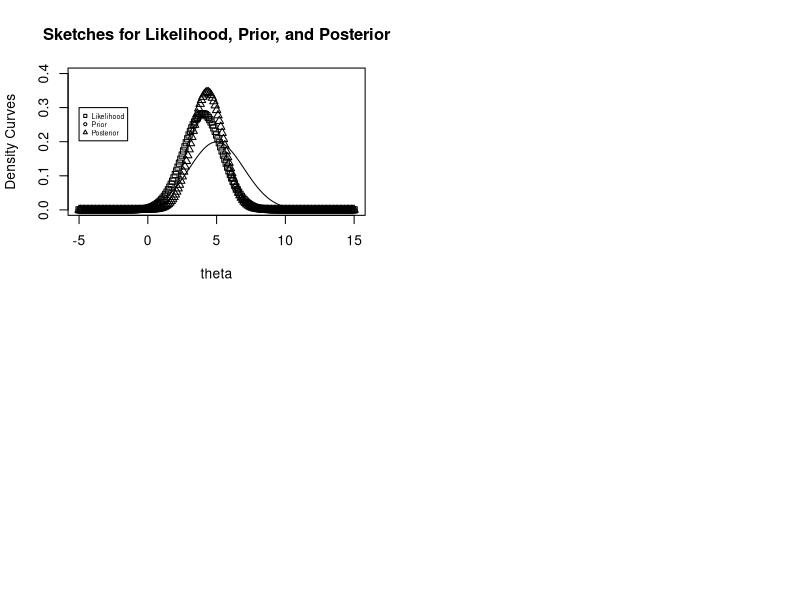
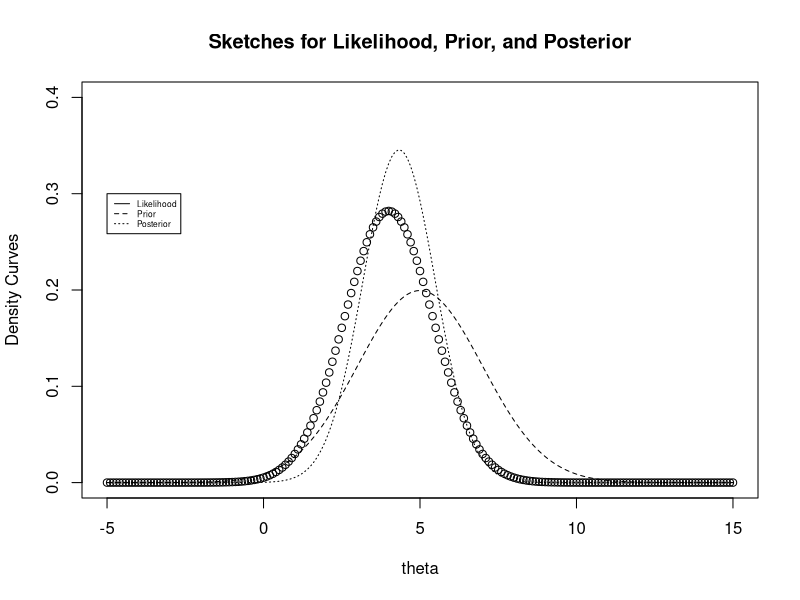
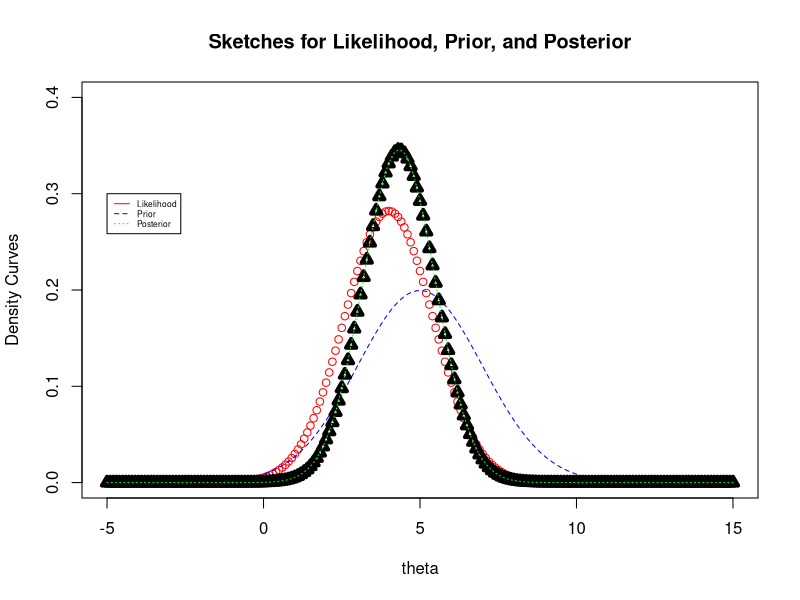

Write R code to recreate these figures, in order.

#Handout 1 for Math 6480 Bayesian Analysis

#Draw graphs for the prior, the likelihood, and the posterior 

par(mfrow = c(2, 2))

#par(mfrow=c(1,1) 
mu<-5
sigmasq<-2
tausq<-4
y<-4

theta<-seq(-5, 15, 0.1)
 
likeli<-1/sqrt(2*pi*sigmasq)*exp(-1/2/sigmasq*(y-theta)^2)
 
plot(theta, likeli, type='p', xlab='theta', ylab='Density Curves', ylim=c(0,0.4), main='Sketches for Likelihood, Prior, and Posterior', pch=0)

prior<-1/sqrt(2*pi*tausq)*exp(-1/2/tausq*(theta-mu)^2)

#lines(theta, prior, type='l', lwd=1, pch=1)
lines(theta, prior, type='l', pch=1)

B<-sigmasq/(sigmasq+tausq)

post<-1/sqrt(2*pi)/(sqrt((1-B)*sigmasq))*exp(-1/(2*(1-B)*sigmasq)*(theta-(B*mu+(1-B)*y))^2) 

#lines(theta, post, type='b', lwd=4, pch=2)

lines(theta, post, type='b',  pch=2) 

legend(-5, 0.30, cex=0.5, c('Likelihood', 'Prior', 'Posterior'), pch=c(0,1,2))


dev.off()

mu<-5
sigmasq<-2
tausq<-4
y<-4

theta<-seq(-5, 15, 0.1)
 
likeli<-1/sqrt(2*pi*sigmasq)*exp(-1/2/sigmasq*(y-theta)^2)
 
plot(theta, likeli, lty=1, xlab='theta', ylab='Density Curves', ylim=c(0,0.4), main='Sketches for Likelihood, Prior, and Posterior')

prior<-1/sqrt(2*pi*tausq)*exp(-1/2/tausq*(theta-mu)^2)

#lines(theta, prior, type='l', lwd=1, pch=1)
lines(theta, prior, lty=2)

B<-sigmasq/(sigmasq+tausq)

post<-1/sqrt(2*pi*((1-B)*sigmasq))*exp(-1/2/((1-B)*sigmasq)*(theta-(B*mu+(1-B)*y))^2) 

#lines(theta, post, type='b', lwd=4, pch=2)

lines(theta, post, lty=3)

legend(-5, 0.30, cex=0.5, c('Likelihood', 'Prior', 'Posterior'), lty=1:3)

# Add colors

mu<-5
sigmasq<-2
tausq<-4
y<-4

theta<-seq(-5, 15, 0.1)
 
likeli<-1/sqrt(2*pi*sigmasq)*exp(-1/2/sigmasq*(y-theta)^2)
 
plot(theta, likeli, lty=1, xlab='theta', ylab='Density Curves', ylim=c(0,0.4), main='Sketches for Likelihood, Prior, and Posterior', col="red")

prior<-1/sqrt(2*pi*tausq)*exp(-1/2/tausq*(theta-mu)^2)

#lines(theta, prior, type='l', lwd=1, pch=1)
lines(theta, prior, lty=2, col="blue")

B<-sigmasq/(sigmasq+tausq)

post<-1/sqrt(2*pi*((1-B)*sigmasq))*exp(-1/2/((1-B)*sigmasq)*(theta-(B*mu+(1-B)*y))^2) 

lines(theta, post, type='b', lwd=4, pch=2)

lines(theta, post, lty=3, col="green")

#legend(-5, 0.30, cex=0.8, c('Likelihood', 'Prior', 'Posterior'), lty=1:3)

legend(-5, 0.30, cex=0.5, c('Likelihood', 'Prior', 'Posterior'), col=c("red","blue", "green"), lty=1:3)
